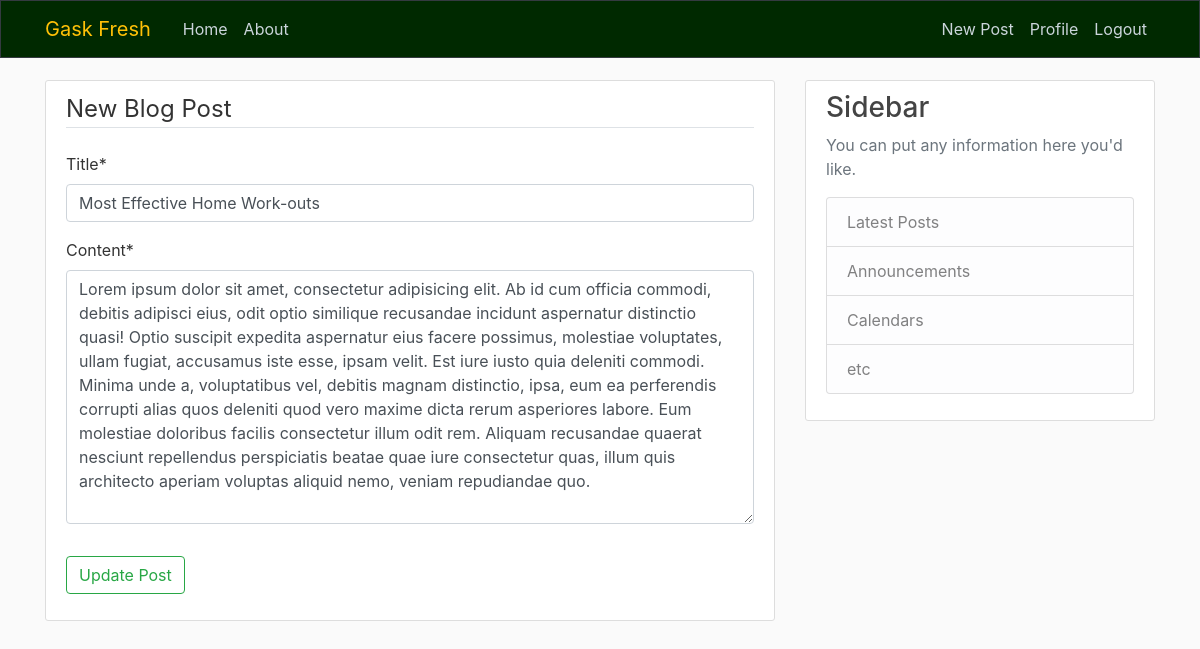
The page /post/32/update/ (signed in) on the database its author committed.
### blog/models.py (models this page shows, shortened)
class Posts(models.Model):
    title = models.CharField(max_length=100)
    author = models.ForeignKey(User, on_delete=models.CASCADE)
    date_posted = models.DateTimeField(
        auto_now_add=True)  # default=timezone.now
    content = models.TextField()

### blog/views.py (the view, shortened to what this page needs)
# urls.py: path('post/<int:pk>/update/', PostUpdateView.as_view(), name='posts-update'),
class PostUpdateView(LoginRequiredMixin, UserPassesTestMixin, UpdateView):
    model = Posts
    fields = ['title', 'content']
    def test_func(self):
        post = self.get_object()
        if self.request.user == post.author:
            return True
        else:
            return False

### blog/templates/blog/posts_form.html (shortened to what this page needs)
{% extends 'blog/base.html' %}
{% load crispy_forms_tags %}
{% block content %}
    <div class="content-section">
        <form method="POST">
            <fieldset class="form-group">
                <legend class="border-bottom mb-4">New Blog Post</legend>
                {{ form|crispy }}
            </fieldset>
            <div class="form-group">
                <button class="btn btn-outline-success" type="submit">Update Post</button>
            </div>
        </form>
    </div>
{% endblock content %}

### blog/static/blog/main.css (style rules this page uses)
body { background: #fafafa; color: #333333; margin-top: 5rem; }
.content-section { background: #ffffff; padding: 10px 20px; border: 1px solid #dddddd; border-radius: 3px; margin-bottom: 20px; }

### rows shown on the page
Posts: title "Most Effective Home Work-outs", content "Lorem ipsum dolor sit amet, consectetur adipisicing elit. Ab id cum officia commodi, debitis adipisci eius, odit optio similique recusandae incidunt aspernatur distinctio quasi! Optio suscipit expedita aspernatur eius facere possimus, molestiae voluptates, ullam fugiat, accusamus iste esse, ipsam velit. Est iure iusto quia deleniti commodi. Minima unde a, voluptatibus vel, debitis magnam distinctio, ipsa, eum ea perferendis corrupti alias quos deleniti quod vero maxime dicta rerum asperiores labore. Eum molestiae doloribus facilis consectetur illum odit rem. Aliquam recusandae quaerat nesciunt repellendus perspiciatis beatae quae iure consectetur quas, illum quis architecto aperiam voluptas…"
